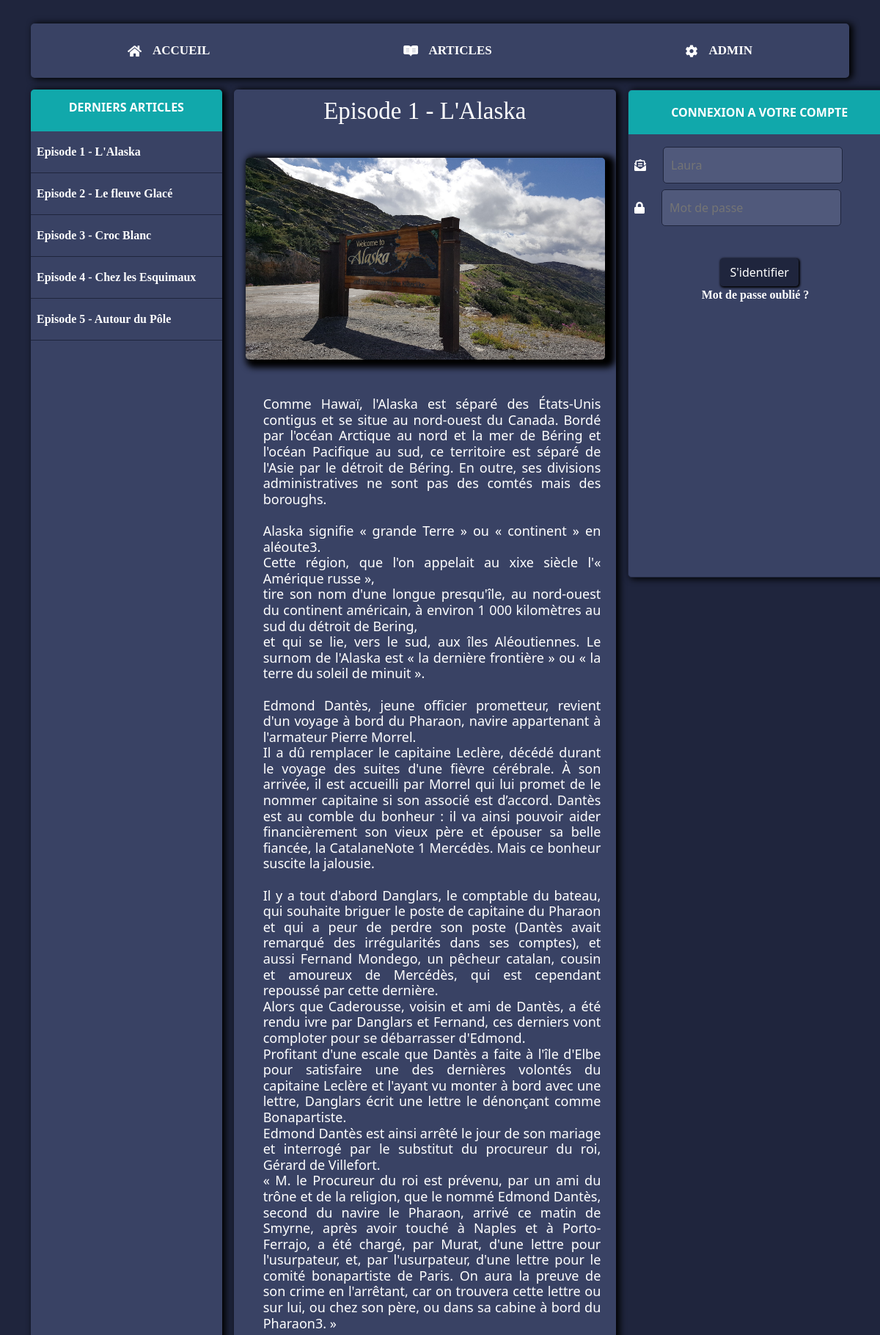
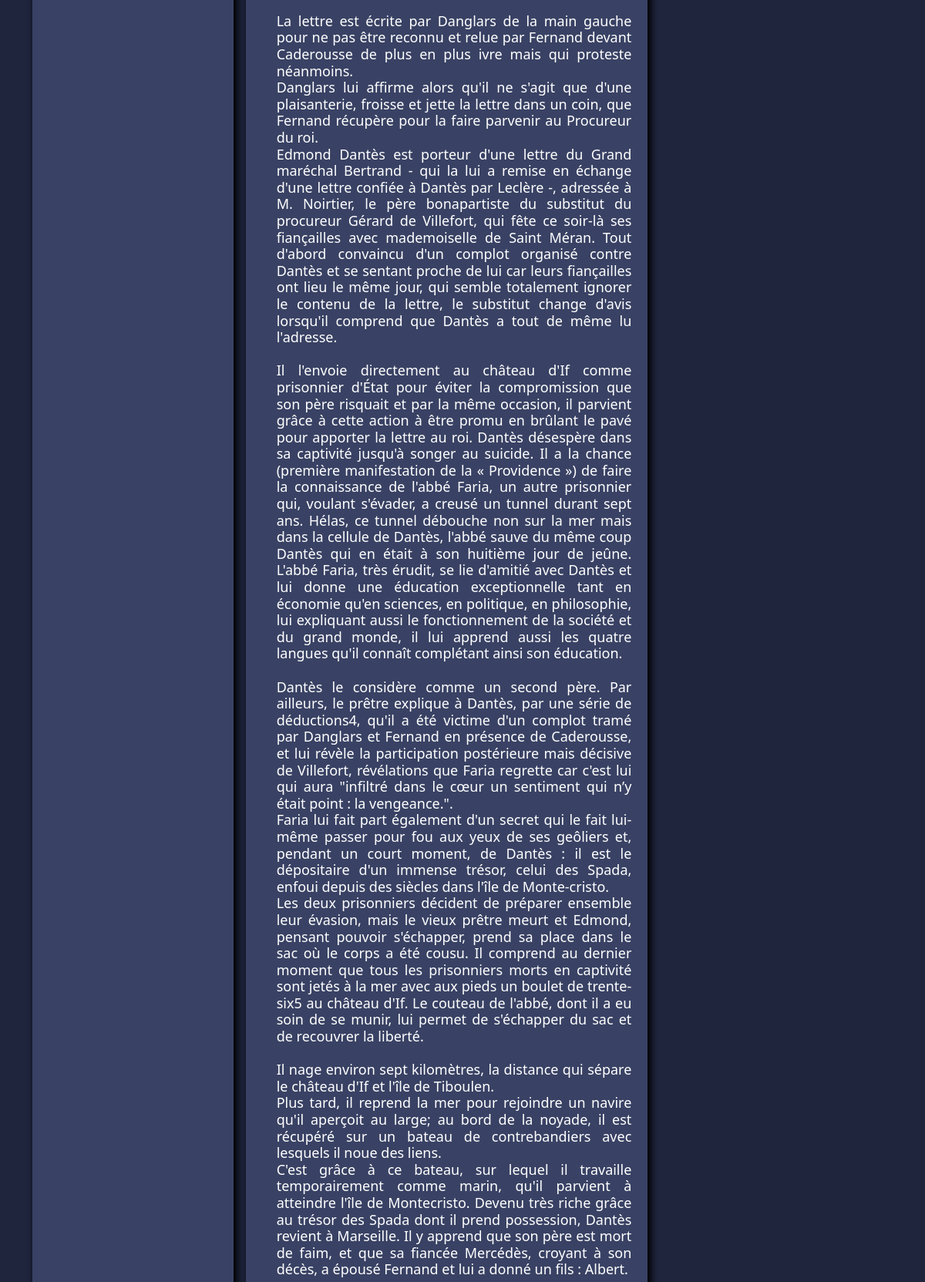
The app's page /?action=article&article_id=17 (upper part) with its own data (2 pictures, top to bottom).
### tables this page shows
CREATE TABLE `article` (
  `id` int(11) NOT NULL,
  `title` varchar(255) NOT NULL,
  `content` text NOT NULL,
  `picture` varchar(255) NOT NULL,
  `published_date` datetime NOT NULL,
  `user_id` int(11) NOT NULL
);

### controller/FrontendController.php (called while the page is built, shortened)
<?php
require_once('./model/Article.php');
function article($articleId){
    $articleModel = new Article();
    $articles = $articleModel->getArticles();
    $articleDetail = $articleModel->getArticle($articleId);
    require_once('./view/article.php');
}

### model/Db.php (called while the page is built, shortened)
<?php
class Db {
    public function __construct(){
        $env = parse_ini_file(__DIR__ . '/../.env');
                $this->db = new PDO('mysql:dbname=' . $env['db_name'] . ';host=' . $env['db_host'], $env['db_user'], $env['db_password']);
    }
}

### model/Article.php (called while the page is built, shortened)
<?php
require_once('Db.php');
class Article extends Db {
    public function getArticles(){
        $query = $this->db->prepare('SELECT * FROM article');
        $query->execute([]);
        return $query->fetchAll();
    }
    public function getArticle($id){
        $query = $this->db->prepare('SELECT * FROM article WHERE id = ?');
        $query->execute([$id]);
        return $query->fetch();
    }
}

### view/article.php (the view, shortened to what this page needs)
<!DOCTYPE html>
<html lang="en">
<head>
    <link href="https://cdn.jsdelivr.net/npm/bootstrap@5.0.0-beta1/dist/css/bootstrap.min.css" rel="stylesheet">
    <link rel="stylesheet" href="https://cdnjs.cloudflare.com/ajax/libs/font-awesome/5.13.1/css/all.min.css" />
    <link rel="stylesheet" href="assets/css/style.css" />
</head>
    <body>
<div class="main-container">
 <?php include_once('header.php'); ?>
<div class="middle-container container d-flex flex-wrap flex-md-nowrap">
<div class="block w-25 me-3">
        <div class="text-center block-title">
            <h2>Derniers articles</h2>
        </div>
        <ul class="ps-0 articles-list">
            <?php
                $i = 0;
                foreach($articles as $article){
                    if($i >= 5){
                        break;
                    }
                    ?>
                    <li>
                        <a class="d-block py-3 px-2" href="?action=article&article_id=<?= $article['id'] ?>">
                            <?= $article['title'] ?>
                        </a>
                    </li>
            <?php
            $i++;
        } ?>
        </ul>
    </div>
    <div class="block w-50 me-3">
        <h1><?= $articleDetail['title'] ?></h1>
        <?php if(isset($articleDetail['picture']) && $articleDetail['picture'] !== "NULL") { ?>
            <img src="./assets/images/uploads/<?= $articleDetail['picture'] ?>"/>
        <?php } ?>
        <h4><?= $articleDetail['content'] ?></h4>
    </div>
    <div class="right-container">
        <section>
            <aside>
            <form action="?action=login" method="POST">
                    <div class="account_block">
                        <h2 class="titular">CONNEXION A VOTRE COMPTE</h2>
                        <div class="formulaire d-flex mb-2 pe-2">
                            <div class="px-2 d-flex align-items-center">
                                <i class="fas fa-envelope-open-text"></i>
                            </div>
                                <input type="text" placeholder="Laura" class="email text-input" name="login">
                        </div>
                        <div class="formulaire d-flex pe-2 mb-2">
                            <div class="px-2 d-flex align-items-center">
                                <i class="fas fa-lock"></i>
                            </div>
                                <input type="password" placeholder="Mot de passe" class="password text-input" name="password">
                        </div>
                    <div class="d-flex justify-content-center" >
                        <button type="submit" class="sign-in btn btn-outline-success">S'identifier</a>
                    </div>
            <div class="mp_oublie">
                    <p class="scnd-font-color text-center"><a href="?">Mot de passe oublié ?</a></p>
                </form>
            </aside>
</div>
</div>
    </body>
</html>

### assets/css/style.css (style rules this page uses)
* { -webkit-box-sizing: border-box; }
body { background: #1f253d; }
h1 { font-family: 'Times New Roman', Times, serif; font-size: 33px; color: #fff; display: flex; justify-content: center; }
.fas, .fab, .far { font-weight: 882; margin-right: 15px; color: white; }
a { font-weight: bold; font-family: Time New Roman; display: flex; justify-content: center; }
p { width: 94%; font-weight: normal; }
h2 { font-size: 17px; font-weight: bold; font-size: 16px; }
.titular { background-color: #11a8ab; }
h4 { font-size: 18px; text-align: justify; width: 94%; margin-left: 40px; color: white; margin-bottom: 25px; }
img { border-radius: 5px 5px 5px 5px; width: 94%; box-shadow: 7px 4px 9px 7px black; margin-top: 35px; margin-bottom: 50px; margin-left: 16px; }
h2, p, a, span { color: #fff; text-decoration: none; }
.scnd-font-color { color: #9099b7; margin-left: 5px; }
ul { list-style-type: none; }
.formulaire { position: relative; }
input[type="text"], input[type="password"] { width: auto !important; height: 50px; padding-left: 10px; background: #50597b; color: #fff; border: solid 1px #1f253d; border-radius: 5px; }
.titular { display: block; line-height: 60px; margin: 0; margin-bottom: 17px; text-align: center; border-top-left-radius: 5px; border-top-right-radius: 5px; }
.btn-outline-success { color: white; border-color: #1f253d; background-color: #1f253d; box-shadow: black 1px 1px 3px 1px; -webkit-transition: all .3s linear; margin-top: 10%; }
.account_block { padding-bottom: 118%; background: #394264; color: #fff; border: solid 1px #1f253d; border-radius: 5px; box-shadow: 4px 1px 10px 1px black; width: 119%; }
.block { background: #394264; border-radius: 5px; padding-top: 10px; box-shadow: 4px 1px 10px 1px black; }
.main-container { width: 96%; height: 1725px; margin: 2em 2%; }
.container { margin-bottom: 15px; }
.block-title { background: #11A8AB; margin-top: -10px; border-radius: 5px 5px 0 0; padding: 15px 0; font-weight: bolder; }
.block-title h2 { font-weight: bold; text-transform: uppercase; }
.articles-list li { border-bottom: 1px solid #1F253D; }
.articles-list li a { transition: background-color .5s ease-in; }

### records on screen
article: title "Episode 1 - L'Alaska", picture (picture), content "Comme Hawaï, l'Alaska est séparé des États-Unis contigus et se situe au nord-ouest du Canada. Bordé par l'océan Arctique au nord et la mer de Béring et l'océan Pacifique au sud, ce territoire est séparé de l'Asie par le détroit de Béring. En outre, ses divisions administratives ne sont pas des comtés mais des boroughs. Alaska signifie « grande Terre » ou « continent » en aléoute3. Cette région, que l'on appelait au xixe siècle l'« Amérique russe », tire son nom d'une longue presqu'île, au nord-ouest du continent américain, à environ 1 000 kilomètres au sud du détroit de Bering, et qui se lie, vers le sud, aux îles Aléoutiennes. Le surnom de l'Alaska est « la dernière frontière » ou « la…"
article: title "Episode 2 - Le fleuve Glacé"
article: title "Episode 3 - Croc Blanc"
article: title "Episode 4 - Chez les Esquimaux"
article: title "Episode 5 - Autour du Pôle"
